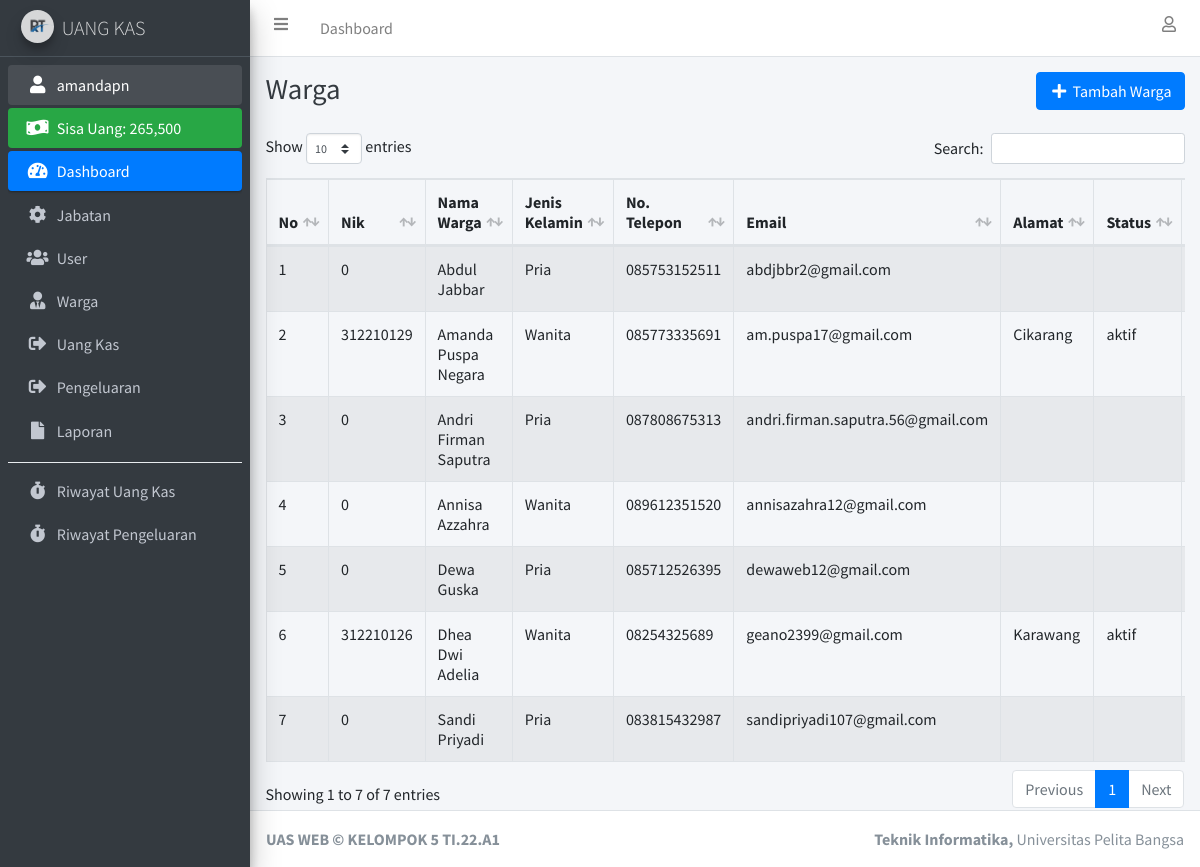
Screenshot of /warga.php (signed in) with the database file from the repository.
### tables this page shows
CREATE TABLE `user` (
  `id_user` int(11) NOT NULL,
  `nama_lengkap` varchar(100) NOT NULL,
  `username` varchar(100) NOT NULL,
  `password` varchar(255) NOT NULL,
  `id_jabatan` int(11) NOT NULL
);

CREATE TABLE `warga` (
  `id_warga` int(11) NOT NULL,
  `nik` int(100) NOT NULL,
  `nama_warga` varchar(100) NOT NULL,
  `jenis_kelamin` enum('pria','wanita') NOT NULL,
  `no_telepon` varchar(25) NOT NULL,
  `email` varchar(255) NOT NULL,
  `alamat` varchar(100) NOT NULL,
  `status` varchar(20) NOT NULL
);

### connection.php (called while the page is built, shortened)
<?php
	$host		= "localhost";
	$username	= "root";
	$password	= "";
	$database	= "db_kas_rt";
	$conn 		= mysqli_connect($host, $username, $password, $database);
if (isset($_SESSION['id_user'])) {
	function dataUser() {
		global $conn;
		$id_user = $_SESSION['id_user'];
		return mysqli_fetch_assoc(mysqli_query($conn, "SELECT * FROM user INNER JOIN jabatan ON user.id_jabatan = jabatan.id_jabatan WHERE id_user = '$id_user'"));
	}
}

### warga.php (the view, shortened to what this page needs)
<?php
  require 'connection.php';
  $warga = mysqli_query($conn, "SELECT * FROM warga ORDER BY nama_warga ASC");
?>
<!DOCTYPE html>
<html>
<head>
  <?php include 'include/css.php'; ?>
</head>
<body class="hold-transition sidebar-mini layout-fixed">
<div class="wrapper">
  <?php include 'include/navbar.php'; ?>
  <?php include 'include/sidebar.php'; ?>
  <div class="content-wrapper">
    <div class="content-header">
      <div class="container-fluid">
        <div class="row justify-content-center mb-2">
          <div class="col-sm text-left">
            <h1 class="m-0 text-dark">Warga</h1>
          </div>
          <div class="col-sm text-right">
            <?php if ($_SESSION['id_jabatan'] !== '3'): ?>
              <button type="button" class="btn btn-primary" data-toggle="modal" data-target="#tambahWargaModal"><i class="fas fa-fw fa-plus"></i> Tambah Warga</button>
            <?php endif ?>
          </div>
        </div>
      </div>
    </div>
    <section class="content">
      <div class="container-fluid">
        <div class="row">
          <div class="col-lg">
            <div class="table-responsive">
              <table class="table table-striped table-hover table-bordered" id="table_id">
                <thead>
                  <tr>
                    <th>No</th>
                    <th>Nik</th>
                    <th>Nama Warga</th>
                    <th>Jenis Kelamin</th>
                    <th>No. Telepon</th>
                    <th>Email</th>
                    <th>Alamat</th>
                    <th>Status</th>
                    <?php if ($_SESSION['id_jabatan'] !== '3'): ?>
                      <th>Aksi</th>
                    <?php endif ?>
                  </tr>
                </thead>
                <tbody>
                  <?php $i = 1; ?>
                  <?php foreach ($warga as $dw): ?>
                    <tr>
                      <td><?= $i++; ?></td>
                      <td><?= $dw['nik']; ?></td>
                      <td><?= ucwords(htmlspecialchars_decode($dw['nama_warga'])); ?></td>
                      <td><?= ucwords($dw['jenis_kelamin']); ?></td>
                      <td><?= $dw['no_telepon']; ?></td>
                      <td><?= $dw['email']; ?></td>
                      <td><?= $dw['alamat']; ?></td>
                      <td><?= $dw['status']; ?></td>
                      <?php if ($_SESSION['id_jabatan'] !== '3'): ?>
                        <td>
                        </td>
                      <?php endif ?>
                    </tr>
                  <?php endforeach ?>
                </tbody>
              </table>
            </div>
          </div>
        </div>
      </div>
    </section>
  </div>
  <?php
  require 'footer.php';
  ?>
</div>
</body>
</html>

### include/sidebar.php
<?php
  $dataUser = dataUser();
  $jml_pengeluaran = mysqli_fetch_assoc(mysqli_query($conn, "SELECT sum(jumlah_pengeluaran) as jml_pengeluaran FROM pengeluaran"));
  $jml_pengeluaran = $jml_pengeluaran['jml_pengeluaran'];
  $jml_uang_kas = mysqli_fetch_assoc(mysqli_query($conn, "SELECT sum(minggu_ke_1 + minggu_ke_2 + minggu_ke_3 + minggu_ke_4) as jml_uang_kas FROM uang_kas"));
  $jml_uang_kas = $jml_uang_kas['jml_uang_kas'];
?>
<aside class="main-sidebar sidebar-dark-primary elevation-4">
  <a href="index.php" class="brand-link">
    <img src="assets/img/img_properties/logo1.jpg" alt="AdminLTE Logo" class="brand-image img-circle elevation-3" style="opacity: .8">
    <span class="brand-text font-weight-light">UANG KAS</span>
  </a>
  <div class="sidebar">
    <nav class="mt-2">
      <ul class="nav nav-pills nav-sidebar flex-column" data-widget="treeview" role="menu" data-accordion="false">
        <li class="nav-item has-treeview menu-open">
          <a href="profile.php" class="nav-link"><i class="nav-icon fas fa-fw fa-user"></i> <p><?= $dataUser['username']; ?></p></a>
        </li>
        <li class="nav-item">
          <div class="bg-success nav-link text-white">
            <i class="nav-icon fas fa-money-bill-wave"></i>
            <p>
              Sisa Uang: <?= number_format($jml_uang_kas - $jml_pengeluaran); ?>
            </p>
          </div>
        </li>
        <li class="nav-item has-treeview menu-open">
          <a href="index.php" class="nav-link active">
            <i class="nav-icon fas fa-tachometer-alt"></i>
            <p>
              Dashboard
            </p>
          </a>
        </li>
        <?php if ($dataUser['id_jabatan'] == '1'): ?>
          <li class="nav-item">
            <a href="jabatan.php" class="nav-link">
              <i class="nav-icon fas fa-cog"></i>
              <p>
                Jabatan
              </p>
            </a>
          </li>
          <li class="nav-item">
            <a href="user.php" class="nav-link">
              <i class="nav-icon fas fa-users"></i>
              <p>
                User
              </p>
            </a>
          </li>
        <?php endif ?>
        <li class="nav-item">
          <a href="warga.php" class="nav-link">
            <i class="fas fa-user-tie nav-icon"></i>
            <p>Warga</p>
          </a>
        </li>
        <li class="nav-item">
          <a href="uang_kas.php" class="nav-link">
            <i class="fas fa-sign-out-alt nav-icon"></i>
            <p>Uang Kas</p>
          </a>
        </li>
        <li class="nav-item">
          <a href="pengeluaran.php" class="nav-link">
            <i class="fas fa-sign-out-alt nav-icon"></i>
            <p>Pengeluaran</p>
          </a>
        </li>
        <li class="nav-item">
          <a href="laporan.php" class="nav-link">
            <i class="fas fa-file nav-icon"></i>
            <p>Laporan</p>
          </a>
        </li>
        <div class="dropdown-divider"></div>
        <li class="nav-item">
          <a href="riwayat.php" class="nav-link">
            <i class="fas fa-stopwatch nav-icon"></i>
            <p>Riwayat Uang Kas</p>
          </a>
        </li>
        <li class="nav-item">
          <a href="riwayat_pengeluaran.php" class="nav-link">
            <i class="fas fa-stopwatch nav-icon"></i>
            <p>Riwayat Pengeluaran</p>
          </a>
        </li>
      </ul>
    </nav>
  </div>
</aside>

### rows the page displays
user: username "amandapn"
warga: nik "0", nama_warga "Abdul Jabbar", jenis_kelamin "Pria", no_telepon "085753152511", email "abdjbbr2@gmail.com"
warga: nik "312210129", nama_warga "Amanda Puspa Negara", jenis_kelamin "Wanita", no_telepon "085773335691", email "am.puspa17@gmail.com", alamat "Cikarang", status "aktif"
warga: nik "0", nama_warga "Andri Firman Saputra", jenis_kelamin "Pria", no_telepon "087808675313", email "andri.firman.saputra.56@gmail.com"
warga: nik "0", nama_warga "Annisa Azzahra", jenis_kelamin "Wanita", no_telepon "089612351520", email "annisazahra12@gmail.com"
warga: nik "0", nama_warga "Dewa Guska", jenis_kelamin "Pria", no_telepon "085712526395", email "dewaweb12@gmail.com"
warga: nik "312210126", nama_warga "Dhea Dwi Adelia", jenis_kelamin "Wanita", no_telepon "08254325689", email "geano2399@gmail.com", alamat "Karawang", status "aktif"
warga: nik "0", nama_warga "Sandi Priyadi", jenis_kelamin "Pria", no_telepon "083815432987", email "sandipriyadi107@gmail.com"

### other values shown
$jml_uang_kas - $jml_pengeluaran "265,500"
